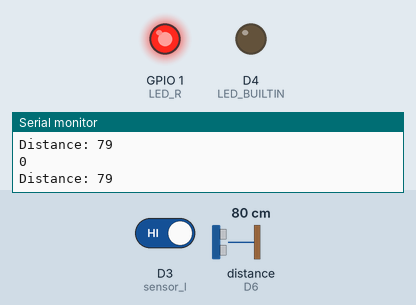
The sketch below on a simulated ESP8266 (NodeMCU). Parts: output pins drawn as LEDs (lit = HIGH, except the on-board LED, lit = LOW), the last lines printed to the serial monitor. Wiring (inferred from the names in the program): ultrasonic range finder: trigger D5; echo D6. Dashed ring = blinking. The test bench sets the inputs (shaded band); at power-on: distance to the obstacle (sensor on D6) 80 cm, D3 (sensor_l) HIGH. The echo pulse lasts 58.3 µs per cm; pins used as bus, display or sensor lines are not drawn.

Above: at 1.2 s.
1.3 s: distance to the obstacle (sensor on D6) set to 44 cm
3.0 s: distance to the obstacle (sensor on D6) set to 39 cm
At 4.0 s:
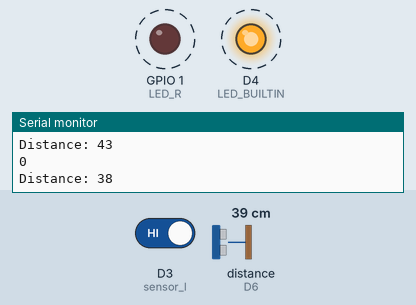
6.0 s: distance to the obstacle (sensor on D6) set to 23 cm
7.8 s: distance to the obstacle (sensor on D6) set to 19 cm
At 8.6 s:
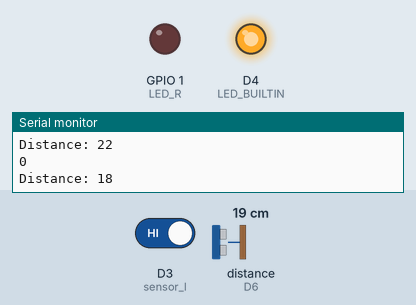
9.4 s: distance to the obstacle (sensor on D6) set to 299 cm
At 9.8 s:
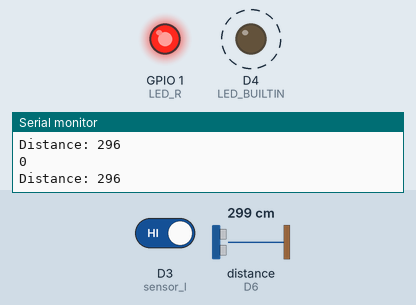
12.4 s: distance to the obstacle (sensor on D6) set to 2 cm
At 12.8 s:
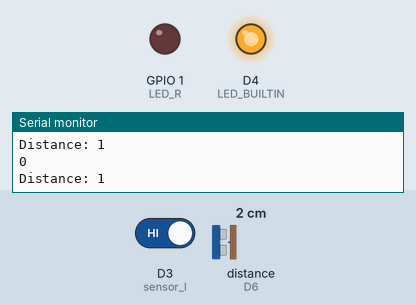
Timing chart, 0 to 15.0 s (numbered marks = the images above; inputs shaded):
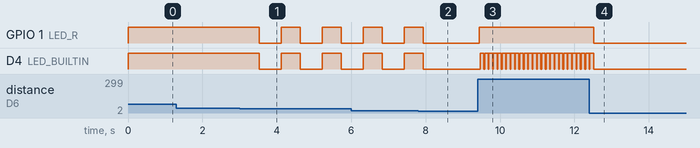

The sketch:

Homework.ino
```cpp
int sensor_l = D3;
int LED_R = D10;
int sensor_r = D13;
const int trigPin = D5;
const int echoPin = D6;
long duration;
int distance;


void setup() {
  Serial.begin(9600);
  pinMode(LED_BUILTIN, OUTPUT);
  pinMode(sensor_l, INPUT);
  digitalWrite(LED_BUILTIN, 0);
  digitalWrite(sensor_l, 0); //right

  pinMode(LED_R, OUTPUT);
  pinMode(sensor_r, INPUT);
  digitalWrite(LED_R, 0);
  digitalWrite(sensor_r, 0);//left

  pinMode(trigPin, OUTPUT);
  pinMode(echoPin, INPUT); //ultrasonic
}

void loop() {
  int a = digitalRead(sensor_l);
  int b = digitalRead(sensor_r);

  Serial.println(b);
  if (a == 0) {
    digitalWrite(LED_BUILTIN, HIGH);
    if (b == 0) {
      digitalWrite(LED_R, HIGH);
    }
    else if (b == 1) {
      digitalWrite(LED_R, LOW);
    }
  }
  else if (a == 1) {
    digitalWrite(LED_BUILTIN, LOW);
    if (b == 0) {
      digitalWrite(LED_R, HIGH);
    }
    else if (b == 1) {
      digitalWrite(LED_R, LOW);
    }
  }
  digitalWrite(trigPin, LOW);
  delayMicroseconds(2); // Sets the trigPin on HIGH state for 10 micro seconds
  digitalWrite(trigPin, HIGH);
  delayMicroseconds(10);
  digitalWrite(trigPin, LOW);
  // Reads the echoPin, returns the sound wave travel time in microseconds
  duration = pulseIn(echoPin, HIGH);
  // Calculating the distance
  distance = (duration * 0.034 / 2) ;
  // Prints the distance on the Serial Monitor
  Serial.print("Distance: ");
  Serial.println(distance);
  // put your main code here, to run repeatedly:
  if (distance < 20) {
    digitalWrite(LED_BUILTIN, LOW);
    digitalWrite(LED_R, LOW);
  }
  else if (distance > 40)
  { digitalWrite(LED_BUILTIN, HIGH);
    digitalWrite(LED_R, HIGH);
  }
  else if (distance >= 20 && distance <= 40) {
    digitalWrite(LED_BUILTIN, HIGH);
    digitalWrite(LED_R, HIGH);
    delay(500);
    digitalWrite(LED_BUILTIN, LOW);
    digitalWrite(LED_R, LOW);
    delay(500);
  }
delay(100);
}
```

Measured:
- the behaviour switches between 42 and 41 cm on distance to the obstacle (sensor on D6) (found by bisection; images 0 and 1)
- the behaviour switches between 21 and 20 cm on distance to the obstacle (sensor on D6) (found by bisection; images 1 and 2)
- after the input at 3.0 s, GPIO 1 (LED_R), D4 (LED_BUILTIN): alternates HIGH for 0.50 s and LOW for 0.60 s, starting after 0.52 s
- after the input at 7.8 s, GPIO 1 (LED_R), D4 (LED_BUILTIN): goes on until 7.9 s, then stays LOW
- after the input at 9.4 s, GPIO 1 (LED_R): LOW → HIGH after 0.05 s; D4 (LED_BUILTIN): alternates HIGH for 0.10 s and LOW for 0.02 s, starting after 0.07 s
- after the input at 12.4 s, GPIO 1 (LED_R): HIGH → LOW after 0.12 s; D4 (LED_BUILTIN): goes on until 12.5 s, then stays LOW
